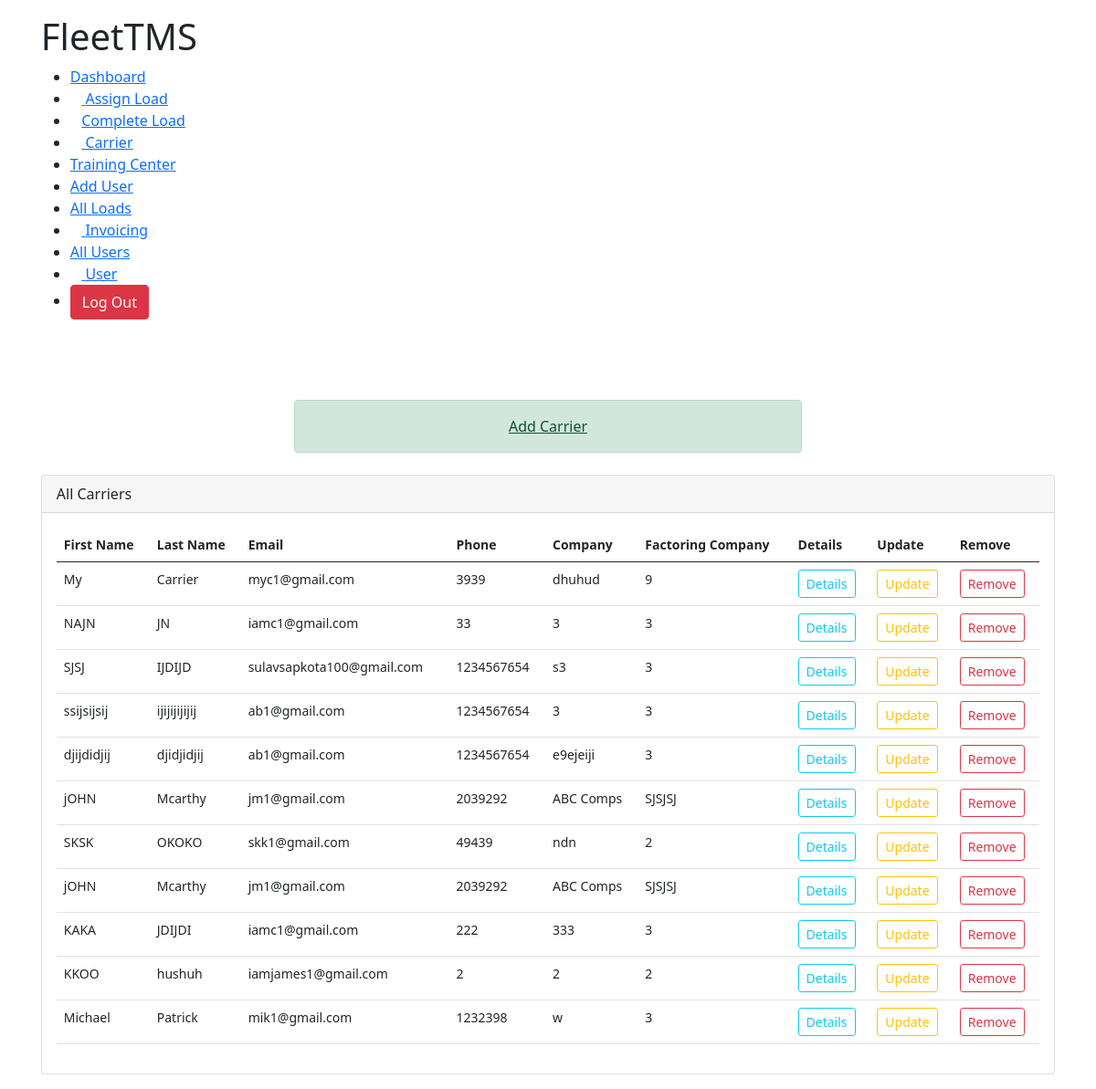
The app's page /all_carrier (signed in), older data.
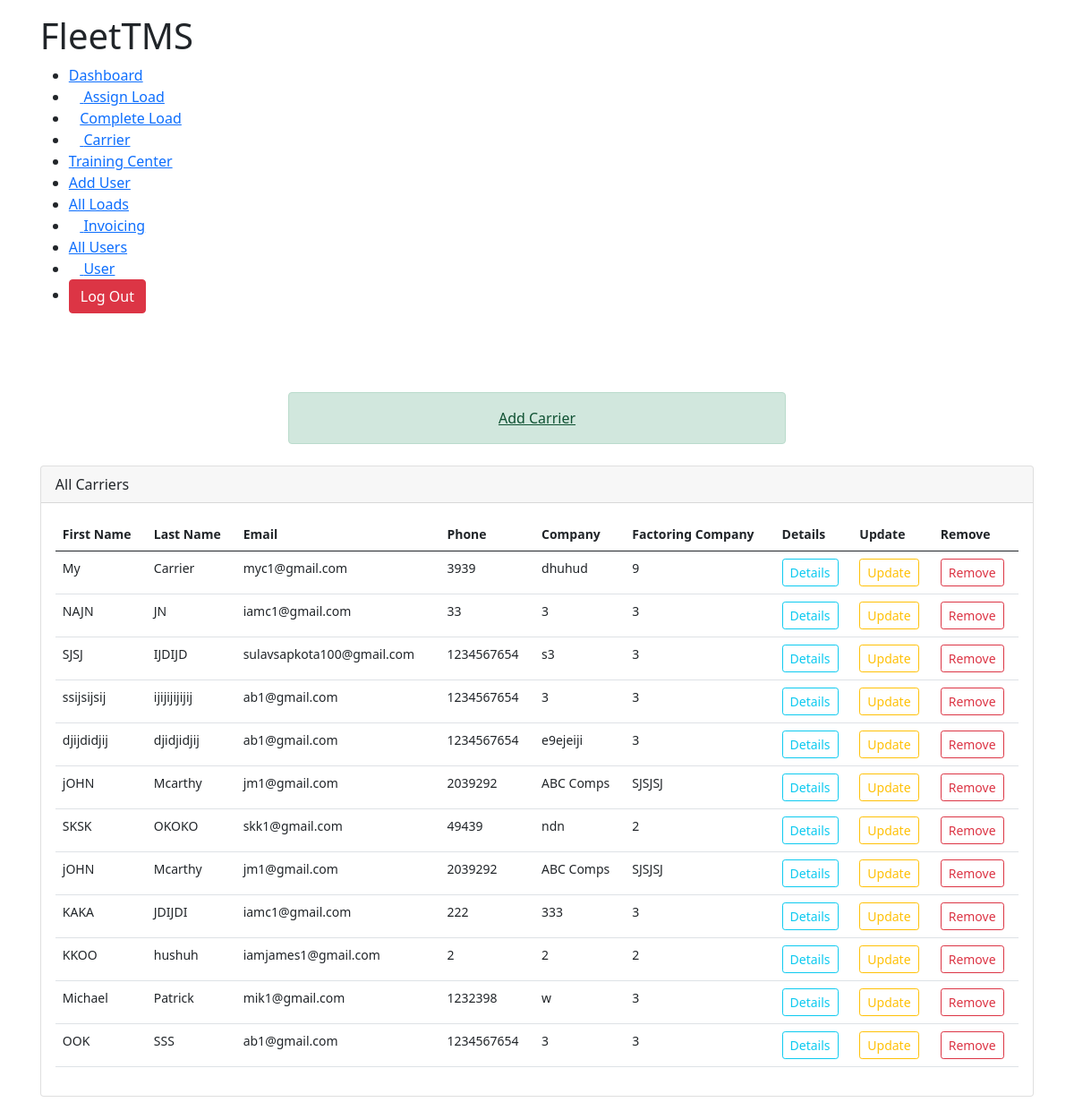
The same page, newer data.
### TMSTruck/models.py (models this page shows, shortened)
class Carrier(models.Model):
	user					= models.ForeignKey(Account,on_delete=models.CASCADE,null=True,blank=True)
	firstName 				= models.CharField(max_length=100,null=True)
	lastName				= models.CharField(max_length=100,null=True)
	company 				= models.CharField(max_length=100,null=True)
	email					= models.EmailField(max_length=100,null=True)
	phone					= models.IntegerField(null=True)
	mc_number 				= models.IntegerField(null=True)
	dot_number				= models.IntegerField(null=True)
	factoring_phone			= models.IntegerField(null=True)
	factoring_email			= models.EmailField(null=True,max_length=100)
	willing_states			= models.TextField(max_length=1000,null=True)
	carrier_status			= models.CharField(max_length=100,null=True)
	factoring_company		= models.CharField(max_length=100,null=True)
	mc_upload		 		= models.FileField(upload_to=carrierMcFiles,null=True)
	w9_upload 				= models.FileField(upload_to=carrierMcFiles,null=True)
	insurance				= models.FileField(upload_to=carrierMcFiles,null=True)
	costPerMile				= models.IntegerField(null=True)

### TMSTruck/decorators.py (the view)
        def wrapper(request, *args, **kwargs):
            group = None
            if request.user.groups.exists():
                group = request.user.groups.all()[0].name
            if group in allowed_roles:
                return view_func(request, *args, **kwargs)
            elif group == 'Trainee':
                return redirect("user")
            else:
                return HttpResponse("You are not authorized to visit this page. ")

### TMSTruck/views.py (called while the page is built)
@login_required(login_url="login")
@customRoles(allowed_roles=['Admin','Accounting','Hiring Manager', 'Logistics Manager'])
def all_carrier(request):
	acc = Account.objects.get(user=request.user)
	carriers = Carrier.objects.filter(user =acc)
	template = 'TMSTruck/carrier/all_carrier.html'
	group = request.user.groups.all()[0].name
	context = {
		'carriers':carriers,
		'group':group
	}
	return render(request,template,context)

### TMSTruck/templates/TMSTruck/carrier/all_carrier.html (shortened to what this page needs)
{% extends 'TMSTruck/base.html' %}
{% load static %}
{% block content %}
<!DOCTYPE html>
<html lang="en">
<head>
    <link rel="stylesheet" href="{% static 'css/dashboard.css' %}">
</head>
<body>
    <div class="main-body">
        {% if group == 'Accounting' %}
        {% include 'TMSTruck/navbars/accounting_navbar.html' %}
        {% elif group == 'Admin' %}
        {% include 'TMSTruck/navbars/admin_navbar.html' %}
        {% elif group == 'Hiring Manager' %}
        {% include 'TMSTruck/navbars/hiring_manager_navbar.html' %}
        {% elif group == 'Logistics Manager' %}
        {% include 'TMSTruck/navbars/logistics_manager.html' %}
        {% endif %}<br><br>
        <div class="col-md-6 mx-auto">
            <a style="display: flex; justify-content: center; "class="mb-4 alert alert-success" href="{% url 'add_carrier' %}">Add Carrier</a>
        </div>
        <div class="row">
            <div class="col-md-12">
                <div class="card">
                    <div class="card-header">All Carriers</div>
                    <div class="card-body">
                        <table class="table">
                            <thead>
                                <tr>
                                    <th scope="col">First Name</th>
                                    <th scope="col">Last Name</th>
                                    <th scope="col">Email</th>
                                    <th scope="col">Phone</th>
                                    <th scope="col">Company</th>
                                    <th scope="col">Factoring Company</th>
                                    <th scope="col">Details</th>
                                    <th scope="col">Update</th>
                                    <th scope="col">Remove</th>
                                </tr>
                            </thead>
                            <tbody>
                                {% for carrier in carriers %}
                                <tr>
                                    <td>{{carrier.firstName}}</td>
                                    <td>{{carrier.lastName}}</td>
                                    <td>{{carrier.email}}</td>
                                    <td>{{carrier.phone}}</td>
                                    <td>{{carrier.company}}</td>
                                    <td>{{carrier.factoring_company}}</td>
                                    <td><a href="{% url 'user_detail' carrier.id %}"><button class="btn btn-outline-info btn-sm">Details</button></a></td>
                                    <td><a href="{% url 'update_carrier' carrier.id %}"><button class="btn btn-outline-warning btn-sm">Update</button></a></td>
                                    <td><a href="{% url 'remove_carrier' carrier.id %}"><button class="btn btn-outline-danger btn-sm">Remove</button></a></td>
                                </tr>
                                {% endfor %}
                            </tbody>
                        </table>
                    </div>
                </div>
            </div>
        </div>
    </div>
</body>
</html>
{% endblock %}

Row changes from the older to the newer data that the page shows:
added Carrier: firstName "OOK", lastName "SSS", email "ab1@gmail.com", phone "1234567654", company "3", factoring_company "3"
